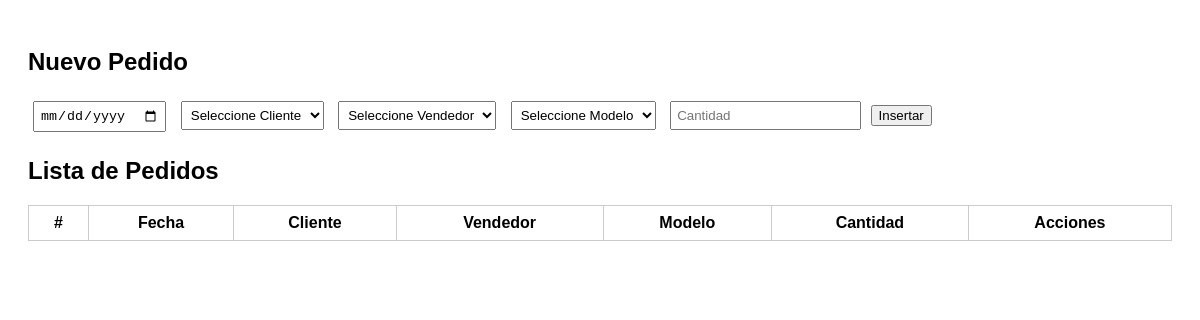
The app's page /views/listaPedidos.php, older data.
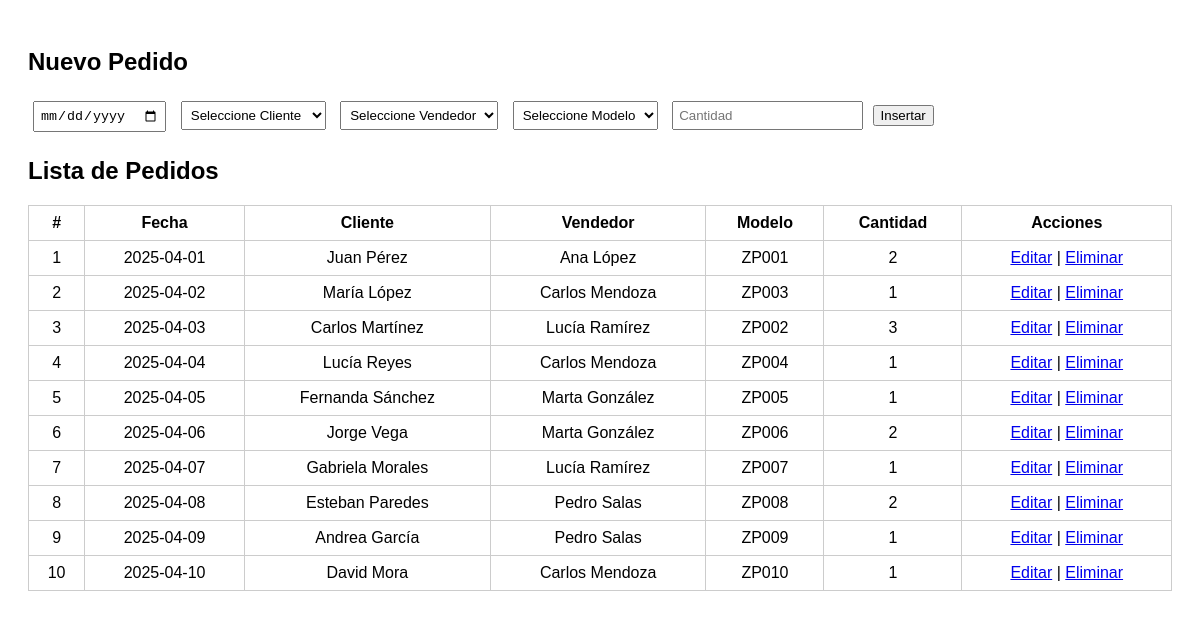
The same page, newer data.
### tables this page shows
CREATE TABLE pedidos (
  num_pedido int NOT NULL AUTO_INCREMENT,
  fecha_pedido date DEFAULT NULL,
  fk_cliente int DEFAULT NULL,
  fk_vendedor int DEFAULT NULL,
  fk_modelo int DEFAULT NULL,
  cantidad int DEFAULT NULL,
  PRIMARY KEY (num_pedido),
  CONSTRAINT pedidos_fk1 FOREIGN KEY (fk_cliente) REFERENCES clientes (num_cliente),
  CONSTRAINT pedidos_fk2 FOREIGN KEY (fk_modelo) REFERENCES productos (id_modelo),
  CONSTRAINT pedidos_fk3 FOREIGN KEY (fk_vendedor) REFERENCES empleados (num_empleado)
);

CREATE TABLE clientes (
  num_cliente int NOT NULL AUTO_INCREMENT,
  nombre varchar(50) DEFAULT NULL,
  apellido varchar(50) DEFAULT NULL,
  representante int DEFAULT NULL,
  calle varchar(50) DEFAULT NULL,
  porton varchar(50) DEFAULT NULL,
  num_piso varchar(50) DEFAULT NULL,
  cp varchar(50) DEFAULT NULL,
  telefono varchar(50) DEFAULT NULL,
  correo varchar(50) UNIQUE DEFAULT NULL,
  clave varchar(50) not null,
  PRIMARY KEY (num_cliente),
  CONSTRAINT clientes_fk1 FOREIGN KEY (representante) REFERENCES empleados (num_empleado)
);

CREATE TABLE empleados (
  num_empleado int NOT NULL AUTO_INCREMENT,
  nombre varchar(50) DEFAULT NULL,
  apellido varchar(50) DEFAULT NULL,
  cargo varchar(50) DEFAULT NULL,
  correo varchar(50) UNIQUE DEFAULT NULL,
  clave varchar(50) not null,
  administrador int DEFAULT NULL,
  PRIMARY KEY (num_empleado),
  CONSTRAINT empleados_fk2 FOREIGN KEY (administrador) REFERENCES empleados (num_empleado)
);

CREATE TABLE productos (
  id_modelo int PRIMARY KEY AUTO_INCREMENT,
  nom_imagen varchar(300) DEFAULT NULL,
  descripcion varchar(50) DEFAULT NULL,
  precio int DEFAULT NULL,
  existencias int DEFAULT NULL,
  modelo varchar(50) DEFAULT NULL,
  talla varchar(50) DEFAULT NULL,
  genero varchar(50) DEFAULT NULL
);

### views/listaPedidos.php (the view, shortened to what this page needs)
<?php
include '../conn.php';
$editarPedido = null;
$pedidos = $conn->query("
    SELECT p.*, c.nombre AS cliente_nombre, c.apellido AS cliente_apellido,
           e.nombre AS vendedor_nombre, e.apellido AS vendedor_apellido,
           pr.modelo AS modelo_nombre
    FROM pedidos p
    LEFT JOIN clientes c ON p.fk_cliente = c.num_cliente
    LEFT JOIN empleados e ON p.fk_vendedor = e.num_empleado
    LEFT JOIN productos pr ON p.fk_modelo = pr.id_modelo
");
?>
<!DOCTYPE html>
<html lang="es">
<head>
</head>
<body>
    <h2><?php echo $editarPedido ? "Editar Pedido" : "Nuevo Pedido"; ?></h2>
    <form method="POST">
        <input type="date" name="fecha_pedido" value="<?= $editarPedido['fecha_pedido'] ?? '' ?>" required>
        <select name="fk_cliente" required>
            <option value="">Seleccione Cliente</option>
        </select>
        <select name="fk_vendedor" required>
            <option value="">Seleccione Vendedor</option>
        </select>
        <select name="fk_modelo" required>
            <option value="">Seleccione Modelo</option>
        </select>
        <input type="number" name="cantidad" placeholder="Cantidad" value="<?= $editarPedido['cantidad'] ?? '' ?>" required>
        <?php if ($editarPedido): ?>
            <button type="submit" name="actualizar">Actualizar</button>
        <?php else: ?>
            <button type="submit" name="insertar">Insertar</button>
        <?php endif; ?>
    </form>
    <h2>Lista de Pedidos</h2>
    <table>
        <tr>
            <th>#</th>
            <th>Fecha</th>
            <th>Cliente</th>
            <th>Vendedor</th>
            <th>Modelo</th>
            <th>Cantidad</th>
            <th>Acciones</th>
        </tr>
        <?php while ($p = $pedidos->fetch_assoc()): ?>
            <tr>
                <td><?= $p['num_pedido'] ?></td>
                <td><?= $p['fecha_pedido'] ?></td>
                <td><?= $p['cliente_nombre'] . ' ' . $p['cliente_apellido'] ?></td>
                <td><?= $p['vendedor_nombre'] . ' ' . $p['vendedor_apellido'] ?></td>
                <td><?= $p['modelo_nombre'] ?></td>
                <td><?= $p['cantidad'] ?></td>
                <td>
                    <a href="?editar=<?= $p['num_pedido'] ?>">Editar</a> |
                    <a href="?eliminar=<?= $p['num_pedido'] ?>" onclick="return confirm('¿Eliminar este pedido?')">Eliminar</a>
                </td>
            </tr>
        <?php endwhile; ?>
    </table>
</body>
</html>

Row changes from the older to the newer data that the page shows:
added pedidos: num_pedido "1", fecha_pedido "2025-04-01", fk_cliente.nombre "Juan", fk_cliente.apellido "Pérez", fk_vendedor.nombre "Ana", fk_vendedor.apellido "López", fk_modelo.modelo "ZP001", cantidad "2"
added pedidos: num_pedido "2", fecha_pedido "2025-04-02", fk_cliente.nombre "María", fk_cliente.apellido "López", fk_vendedor.nombre "Carlos", fk_vendedor.apellido "Mendoza", fk_modelo.modelo "ZP003", cantidad "1"
added pedidos: num_pedido "3", fecha_pedido "2025-04-03", fk_cliente.nombre "Carlos", fk_cliente.apellido "Martínez", fk_vendedor.nombre "Lucía", fk_vendedor.apellido "Ramírez", fk_modelo.modelo "ZP002", cantidad "3"
added pedidos: num_pedido "4", fecha_pedido "2025-04-04", fk_cliente.nombre "Lucía", fk_cliente.apellido "Reyes", fk_vendedor.nombre "Carlos", fk_vendedor.apellido "Mendoza", fk_modelo.modelo "ZP004", cantidad "1"
added pedidos: num_pedido "5", fecha_pedido "2025-04-05", fk_cliente.nombre "Fernanda", fk_cliente.apellido "Sánchez", fk_vendedor.nombre "Marta", fk_vendedor.apellido "González", fk_modelo.modelo "ZP005", cantidad "1"
added pedidos: num_pedido "6", fecha_pedido "2025-04-06", fk_cliente.nombre "Jorge", fk_cliente.apellido "Vega", fk_vendedor.nombre "Marta", fk_vendedor.apellido "González", fk_modelo.modelo "ZP006", cantidad "2"
added pedidos: num_pedido "7", fecha_pedido "2025-04-07", fk_cliente.nombre "Gabriela", fk_cliente.apellido "Morales", fk_vendedor.nombre "Lucía", fk_vendedor.apellido "Ramírez", fk_modelo.modelo "ZP007", cantidad "1"
added pedidos: num_pedido "8", fecha_pedido "2025-04-08", fk_cliente.nombre "Esteban", fk_cliente.apellido "Paredes", fk_vendedor.nombre "Pedro", fk_vendedor.apellido "Salas", fk_modelo.modelo "ZP008", cantidad "2"
added pedidos: num_pedido "9", fecha_pedido "2025-04-09", fk_cliente.nombre "Andrea", fk_cliente.apellido "García", fk_vendedor.nombre "Pedro", fk_vendedor.apellido "Salas", fk_modelo.modelo "ZP009", cantidad "1"
added pedidos: num_pedido "10", fecha_pedido "2025-04-10", fk_cliente.nombre "David", fk_cliente.apellido "Mora", fk_vendedor.nombre "Carlos", fk_vendedor.apellido "Mendoza", fk_modelo.modelo "ZP010", cantidad "1"
